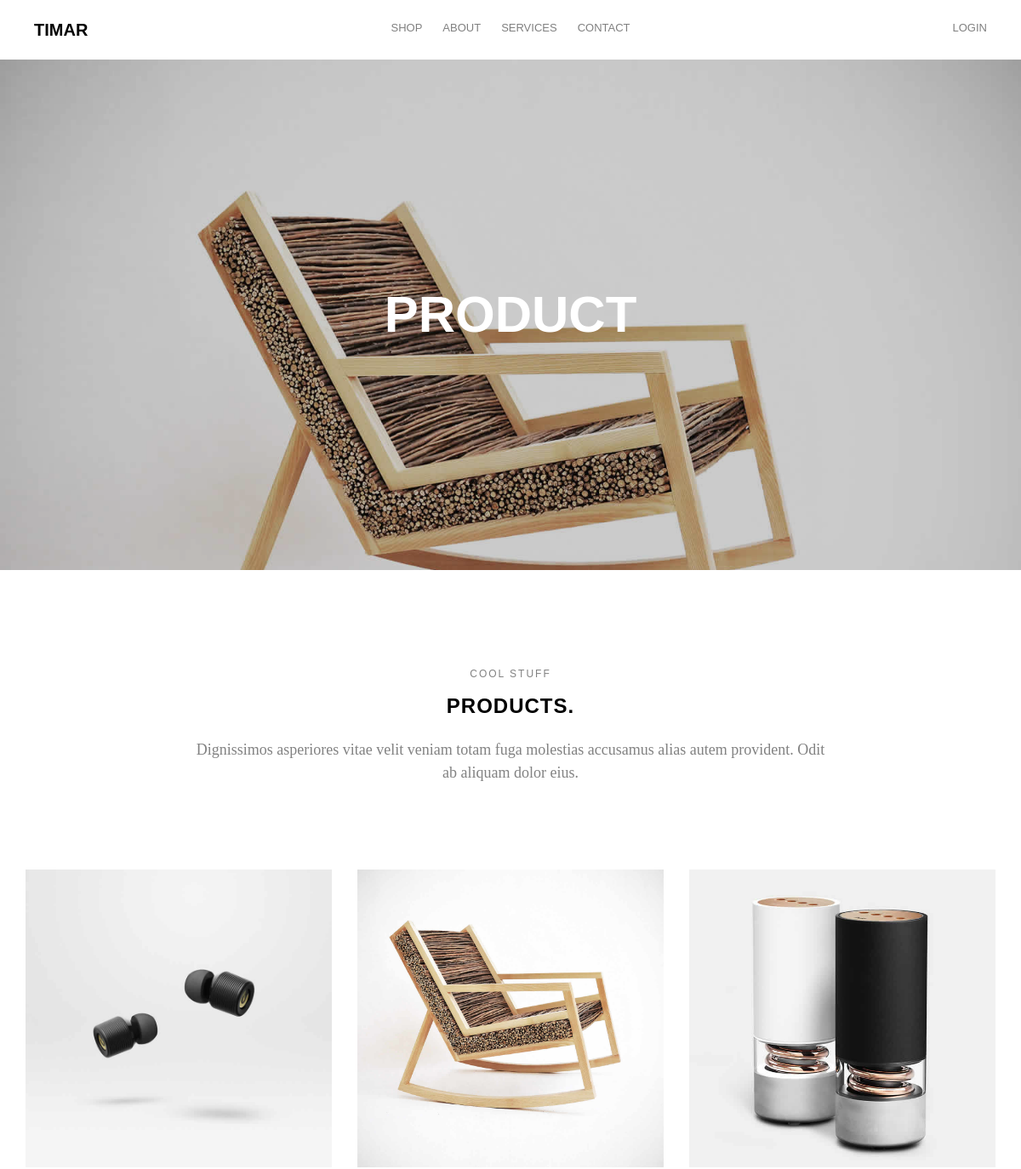
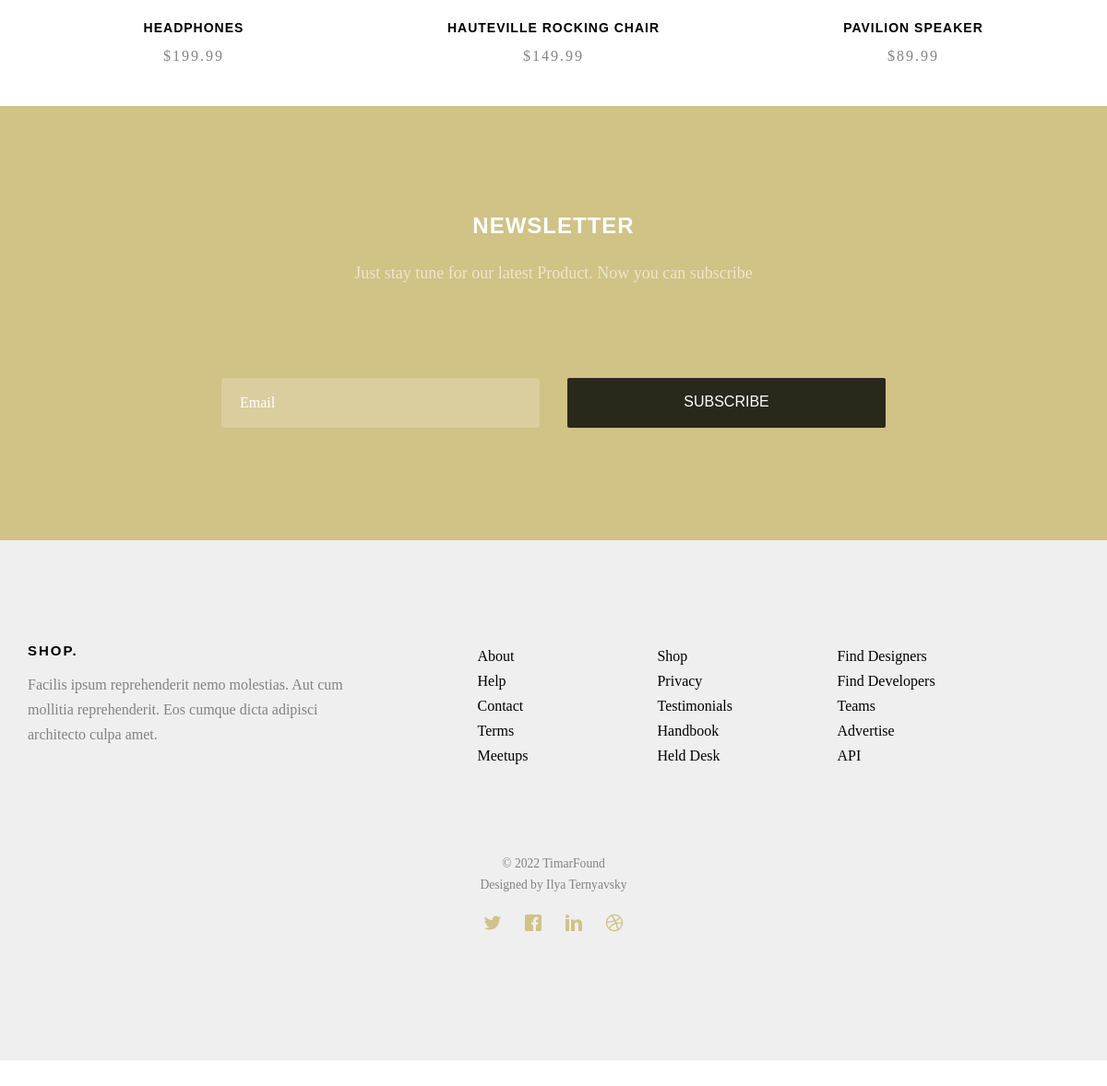
Page /products on the committed database (2 pictures, top to bottom).
### Main/models.py (models this page shows, shortened)
class Product(models.Model):
    title = models.CharField(max_length=50)
    price = models.DecimalField(max_digits=7,decimal_places=2)
    text = models.TextField(max_length=1000)
    image = models.ImageField(null=True,blank=True)
    @property
    def imageURL(self):
        try:
            url = self.image.url
        except:
            url = ''
        return url

### Main/views.py (the view)
# urls.py: path('products',views.product,name='product'),
def product(request):
    products = Product.objects.all()
    context = {
        'products':products
    }
    return render(request,'Main/product.html',context)

### templates/Main/product.html (shortened to what this page needs)
{% extends 'Main/base.html' %}
{% load static %}
	{% block body %}
	<div id="page">
		{% include 'Main/header.html' %}
	<header id="fh5co-header" class="fh5co-cover fh5co-cover-sm" role="banner" style="background-image:url({% static 'Main/img/img_bg_2.jpg' %});">
		<div class="overlay"></div>
		<div class="container">
			<div class="row">
				<div class="col-md-8 col-md-offset-2 text-center">
					<div class="display-t">
						<div class="display-tc animate-box" data-animate-effect="fadeIn">
							<h1>Product</h1>
						</div>
					</div>
				</div>
			</div>
		</div>
	</header>
	<div id="fh5co-product">
		<div class="container">
			<div class="row animate-box">
				<div class="col-md-8 col-md-offset-2 text-center fh5co-heading">
					<span>Cool Stuff</span>
					<h2>Products.</h2>
					<p>Dignissimos asperiores vitae velit veniam totam fuga molestias accusamus alias autem provident. Odit ab aliquam dolor eius.</p>
				</div>
			</div>
			<div class="row">
				{% for i in products %}
				<div class="col-md-4 text-center animate-box">
					<div class="product">
						<div class="product-grid" style="background-image:url({{i.imageURL}});">
						</div>
						<div class="desc">
							<h3><a href="#">{{ i.title }}</a></h3>
							<span class="price">${{ i.price }}</span>
						</div>
					</div>
				</div>
				{% endfor %}
		</div>
	</div>
	<div id="fh5co-started">
		<div class="container">
			<div class="row animate-box">
				<div class="col-md-8 col-md-offset-2 text-center fh5co-heading">
					<h2>Newsletter</h2>
					<p>Just stay tune for our latest Product. Now you can subscribe</p>
				</div>
			</div>
			<div class="row animate-box">
				<div class="col-md-8 col-md-offset-2">
					<form class="form-inline">
						<div class="col-md-6 col-sm-6">
							<div class="form-group">
								<input type="email" class="form-control" id="email" placeholder="Email">
							</div>
						</div>
						<div class="col-md-6 col-sm-6">
							<button type="submit" class="btn btn-default btn-block">Subscribe</button>
						</div>
					</form>
				</div>
			</div>
		</div>
	</div>
	{% include 'Main/footer.html' %}
	</div>
{% endblock %}

### static/Main/css/style.css (style rules this page uses)
body { font-family: "Playfair Display", serif; font-weight: 400; font-size: 16px; line-height: 1.7; color: #828282; background: #fff; }
#page { position: relative; overflow-x: hidden; width: 100%; height: 100%; -webkit-transition: 0.5s; -o-transition: 0.5s; transition: 0.5s; }
a { color: #d1c286; -webkit-transition: 0.5s; -o-transition: 0.5s; transition: 0.5s; }
p { margin-bottom: 20px; }
h1, h2, h3, h4, h5, h6, figure { color: #000; font-family: "Montserrat", Arial, sans-serif; font-weight: 400; margin: 0 0 20px 0; }
#fh5co-header, #fh5co-counter, .fh5co-bg { background-size: cover; background-position: top center; background-repeat: no-repeat; position: relative; }
.fh5co-cover { height: 800px; background-size: cover; background-position: top center; background-repeat: no-repeat; position: relative; float: left; width: 100%; }
.fh5co-cover .overlay { z-index: 0; position: absolute; bottom: 0; top: 0; left: 0; right: 0; background: rgba(0, 0, 0, 0.2); }
.fh5co-cover .display-t, .fh5co-cover .display-tc { z-index: 9; height: 900px; display: table; width: 100%; }
.fh5co-cover.fh5co-cover-sm { height: 600px; }
.fh5co-cover.fh5co-cover-sm .display-t, .fh5co-cover.fh5co-cover-sm .display-tc { height: 600px; display: table; width: 100%; }
#fh5co-header .display-tc, #fh5co-counter .display-tc, .fh5co-cover .display-tc { display: table-cell !important; vertical-align: middle; }
#fh5co-header .display-tc h1, #fh5co-header .display-tc h2, #fh5co-counter .display-tc h1, #fh5co-counter .display-tc h2, .fh5co-cover .display-tc h1, .fh5co-cover .display-tc h2 { margin: 0; padding: 0; color: white; }
#fh5co-header .display-tc h1, #fh5co-counter .display-tc h1, .fh5co-cover .display-tc h1 { margin-bottom: 0px; font-size: 60px; line-height: 1.5; text-transform: uppercase; font-weight: 700; }
#fh5co-services, #fh5co-started, #fh5co-testimonial, #fh5co-started, #fh5co-product, #fh5co-about, #fh5co-contact, #fh5co-footer { padding: 7em 0; clear: both; }
.product { margin-bottom: 40px; }
.product .product-grid { background-size: cover; background-position: top center; background-repeat: no-repeat; position: relative; height: 350px; margin-bottom: 20px; -webkit-transition: 0.3s; -o-transition: 0.3s; transition: 0.3s; }
.product .desc h3 { font-size: 14px; letter-spacing: 1px; text-transform: uppercase; margin-bottom: 5px; font-weight: bold; line-height: 24px; }
.product .desc h3 a { color: #000; }
.product .desc .price { letter-spacing: 2px; text-transform: uppercase; }
.fh5co-heading { margin-bottom: 5em; }
.fh5co-heading h2 { font-size: 24px; margin-bottom: 20px; line-height: 1.5; font-weight: bold; text-transform: uppercase; letter-spacing: 1px; color: #000; }
.fh5co-heading p { font-size: 18px; line-height: 1.5; color: #828282; }
.fh5co-heading span { display: block; margin-bottom: 10px; text-transform: uppercase; font-size: 12px; letter-spacing: 2px; font-family: "Montserrat", Arial, sans-serif; }
#fh5co-started { background: #d1c286; }
#fh5co-started .fh5co-heading h2 { color: #fff; margin-bottom: 20px !important; }
#fh5co-started .fh5co-heading p { color: rgba(255, 255, 255, 0.6); }
#fh5co-started .form-control { background: rgba(255, 255, 255, 0.2); border: none !important; color: #fff; font-size: 16px !important; width: 100%; -webkit-transition: 0.5s; -o-transition: 0.5s; transition: 0.5s; }
#fh5co-started .btn { height: 54px; border: none !important; background: rgba(0, 0, 0, 0.8); color: #fff; font-size: 16px; text-transform: uppercase; font-weight: 400; padding-left: 50px; padding-right: 50px; }
#fh5co-started .form-inline .form-group { width: 100% !important; margin-bottom: 10px; }
#fh5co-started .form-inline .form-group .form-control { width: 100%; }
.btn { margin-right: 4px; margin-bottom: 4px; font-family: "Montserrat", Arial, sans-serif; font-size: 16px; font-weight: 400; -webkit-border-radius: 2px; -moz-border-radius: 2px; -ms-border-radius: 2px; border-radius: 2px; -webkit-transition: 0.5s; -o-transition: 0.5s; transition: 0.5s; padding: 8px 20px; }
.form-control { box-shadow: none; background: transparent; border: 2px solid rgba(0, 0, 0, 0.1); height: 54px; font-size: 18px; font-weight: 300; }

### rows in the picture
Product: imageURL (picture), title "HEADPHONES", price "199.99"
Product: imageURL (picture), title "HAUTEVILLE ROCKING CHAIR", price "149.99"
Product: imageURL (picture), title "PAVILION SPEAKER", price "89.99"
